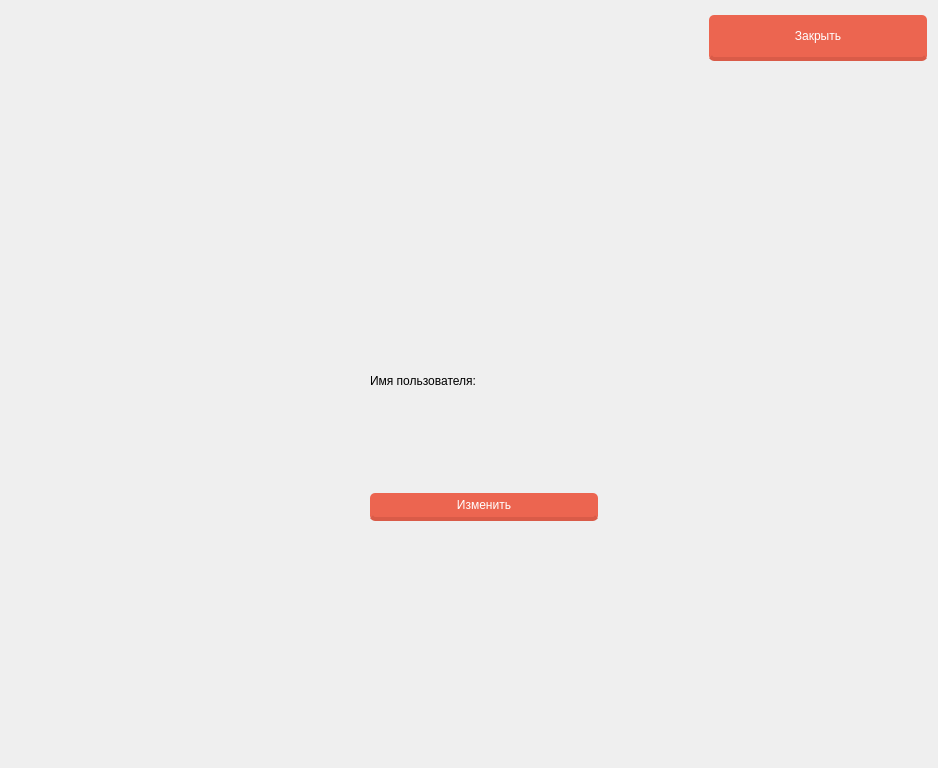
<?xml version="1.0" encoding="UTF-8"?>
<ui version="4.0">
 <class>profile</class>
 <widget class="QWidget" name="profile">
  <property name="geometry">
   <rect>
    <x>0</x>
    <y>0</y>
    <width>938</width>
    <height>768</height>
   </rect>
  </property>
  <property name="windowTitle">
   <string>Form</string>
  </property>
  <widget class="QPushButton" name="back_button">
   <property name="geometry">
    <rect>
     <x>709</x>
     <y>10</y>
     <width>221</width>
     <height>51</height>
    </rect>
   </property>
   <property name="styleSheet">
    <string notr="true">float: right;
margin-right: 3%;
margin-top: 5px;
border-radius: 5px;
-moz-border-radius: 5px;
-webkit-border-radius: 5px;
padding: 5px 9px;
font-size: 1.2em;
background-color: rgba(236, 101, 80, 1);
text-shadow: #454545 0 0 2px;
border-bottom: 4px solid rgba(217, 91, 72, 1);
color: white;
font-family: 'Roboto Slab', serif;</string>
   </property>
   <property name="text">
    <string>Закрыть</string>
   </property>
  </widget>
  <widget class="QWidget" name="verticalLayoutWidget">
   <property name="geometry">
    <rect>
     <x>370</x>
     <y>280</y>
     <width>231</width>
     <height>241</height>
    </rect>
   </property>
   <layout class="QVBoxLayout" name="verticalLayout">
    <item>
     <layout class="QHBoxLayout" name="horizontalLayout">
      <item>
       <widget class="QLabel" name="name_2">
        <property name="text">
         <string>Имя пользователя:</string>
        </property>
       </widget>
      </item>
      <item>
       <widget class="QLabel" name="name">
        <property name="text">
         <string/>
        </property>
       </widget>
      </item>
     </layout>
    </item>
    <item>
     <widget class="QPushButton" name="change_button">
      <property name="styleSheet">
       <string notr="true">float: right;
margin-right: 3%;
margin-top: 5px;
border-radius: 5px;
-moz-border-radius: 5px;
-webkit-border-radius: 5px;
padding: 5px 9px;
font-size: 1.2em;
background-color: rgba(236, 101, 80, 1);
text-shadow: #454545 0 0 2px;
border-bottom: 4px solid rgba(217, 91, 72, 1);
color: white;
font-family: 'Roboto Slab', serif;</string>
      </property>
      <property name="text">
       <string>Изменить</string>
      </property>
     </widget>
    </item>
   </layout>
  </widget>
 </widget>
 <resources/>
 <connections/>
</ui>
